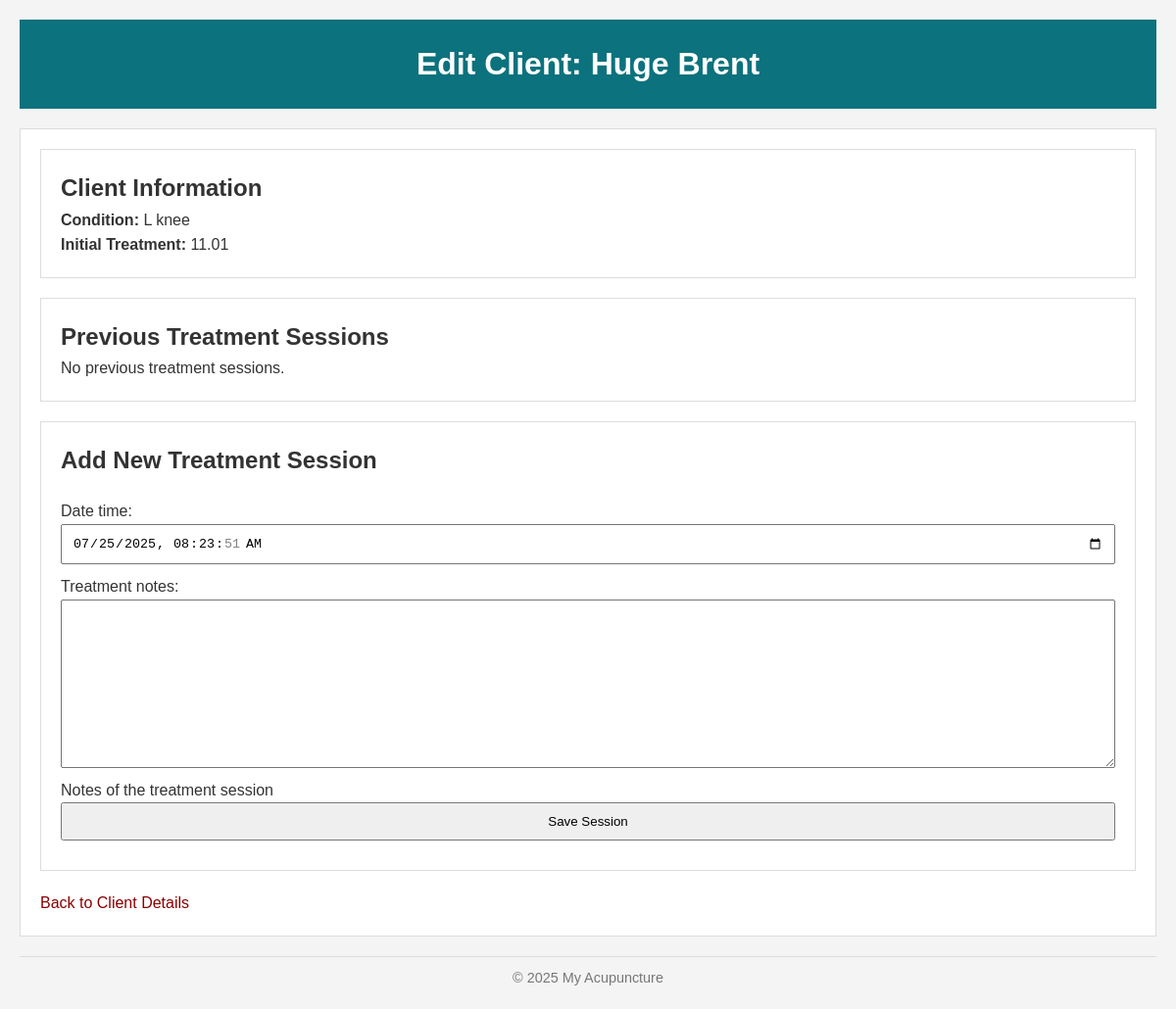
The page /client/4/followup/ on the database as committed earlier.
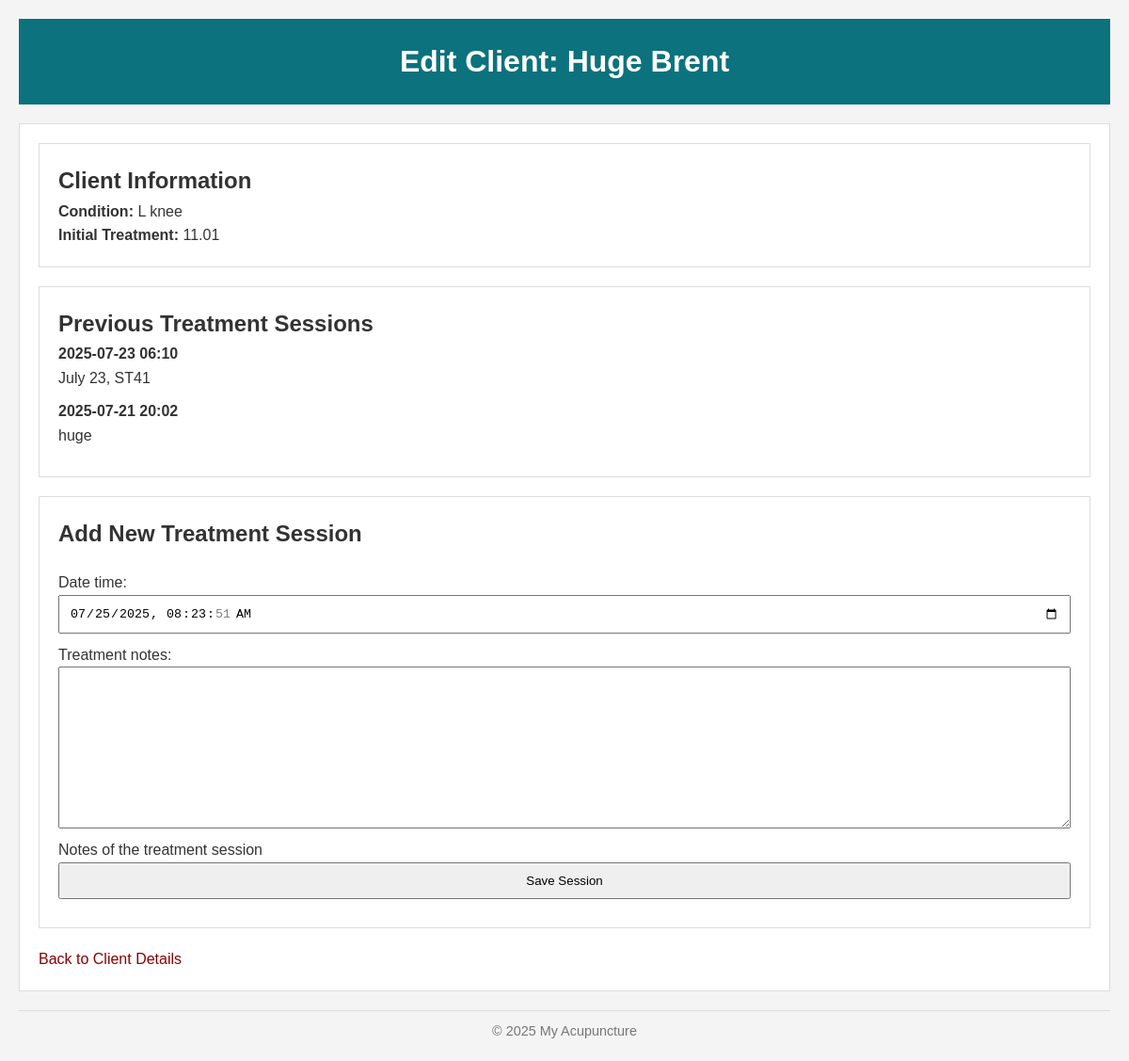
The same page on the database as committed later.
### client/models.py (models this page shows, shortened)
class TreatmentSession(models.Model):
    client = models.ForeignKey(Client, related_name="sessions", on_delete=models.CASCADE)
    date_time = models.DateTimeField(default=timezone.now)
    treatment_notes = models.TextField(help_text="Notes of the treatment session")

### client/views.py (the view)
# urls.py: path('client/<int:client_id>/followup/', views.followup_treatment, name='followup_treatment'),
def followup_treatment(request, client_id):
    client = get_object_or_404(Client, pk=client_id)
    sessions = client.sessions.order_by('-date_time')
    if request.method == "POST":
        form = TreatmentSessionForm(request.POST)
        if form.is_valid():
            session = form.save(commit=False)
            session.client = client
            session.save()
            return redirect('client_detail', pk=client.pk)
    else:
        form = TreatmentSessionForm()
    return render(request, 'client/followup_treatment.html', {'form': form, 'client': client, 'sessions': sessions})

### client/forms.py
class TreatmentSessionForm(forms.ModelForm):
    class Meta:
        model = TreatmentSession
        fields = ['date_time', 'treatment_notes']
        widgets = {
            'date_time': forms.DateTimeInput(attrs={'type': 'datetime-local'}),
        }

### client/templates/client/followup_treatment.html (shortened to what this page needs)
{% extends 'base.html' %}
{% block header_title %}Edit Client: {{ client.name }}{% endblock %}
{% block content %}
    <section class="client-info">
      <h2>Client Information</h2>
      <p><strong>Condition:</strong> {{ client.condition }}</p>
      <p><strong>Initial Treatment:</strong> {{ client.treatment }}</p>
    </section>
    <section class="treatment-history">
      <h2>Previous Treatment Sessions</h2>
      {% if sessions %}
        <ul>
          {% for session in sessions %}
            <li>
              <strong>{{ session.date_time|date:"Y-m-d H:i" }}</strong>
              <p>{{ session.treatment_notes }}</p>
            </li>
          {% endfor %}
        </ul>
      {% else %}
        <p>No previous treatment sessions.</p>
      {% endif %}
    </section>
    <section class="new-session">
      <h2>Add New Treatment Session</h2>
      <form method="POST">
        {{ form.as_p }}
        <button type="submit">Save Session</button>
      </form>
    </section>
    <p><a href="{% url 'client_detail' client.id %}" class = "highlighted-text" >Back to Client Details</a></p>
{% endblock %}

Rows that differ between the two databases and show on the page:
added TreatmentSession: date_time "2025-07-23 06:10", treatment_notes "July 23, ST41"
added TreatmentSession: date_time "2025-07-21 20:02", treatment_notes "huge"
Other text that changed with them:
text no longer shown: "No previous treatment sessions."
